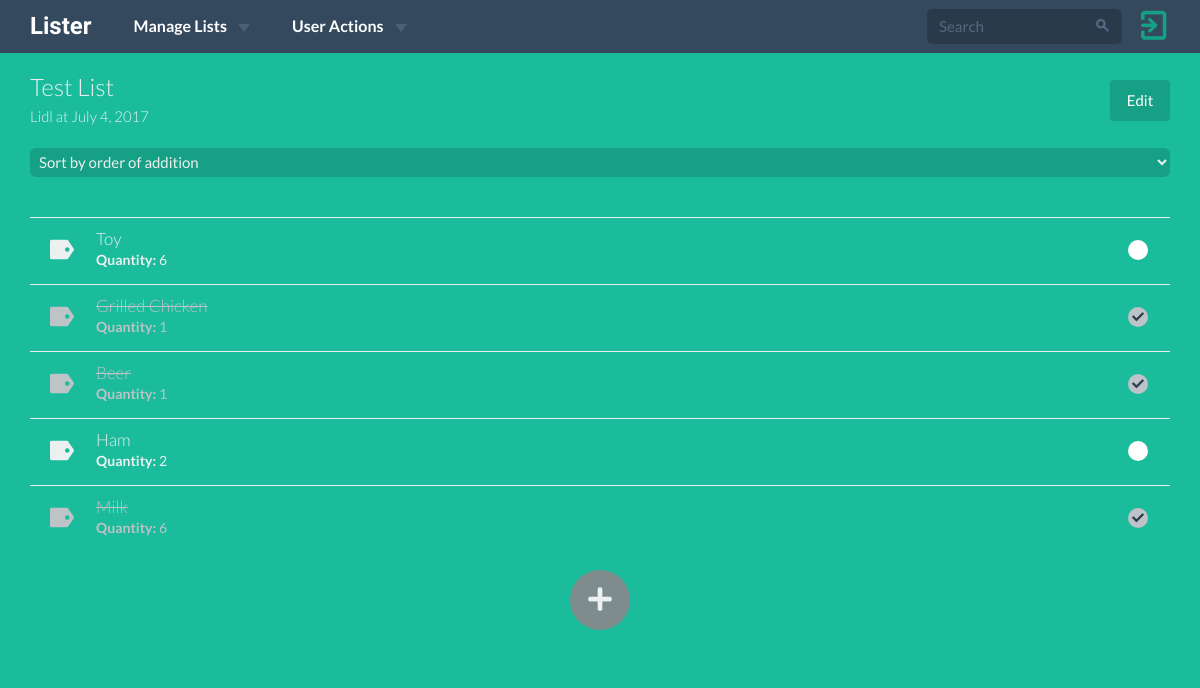
The page /lists/6/ (signed in) on the database its author committed.
### lists/models.py (models this page shows, shortened)
class ShoppingList(models.Model):
    name = models.CharField(max_length=15)
    user = models.ForeignKey(User, on_delete=models.CASCADE)
    shop = models.CharField(max_length=15)
    date = models.DateField()
    timestamp = models.DateTimeField(auto_now_add=True, auto_now=False)
    archived = models.BooleanField(default=False)
    @property
    def shopping_items(self):
        shopping_items = ShoppingItem.objects.filter(shopping_list=self)
        return shopping_items
    class Meta:
        ordering = ['-date']

class ShoppingItem(models.Model):
    name = models.CharField(max_length=30, blank=True, null=True)
    item = models.ForeignKey(Item, on_delete=models.CASCADE,
                             null=True, blank=True)
    shopping_list = models.ForeignKey('ShoppingList', on_delete=models.CASCADE)
    quantity = models.PositiveSmallIntegerField(default=1)
    bought = models.BooleanField(default=False)
    class Meta:
        ordering = ['-pk']

### lists/views.py (the view)
# urls.py: url(r'^(?P<pk>\d+)/$', views.ShoppingListDetailView.as_view(),
class ShoppingListDetailView(View):
    def get(self, request, pk):
        template = 'lists/shopping_list_detail.html'
        shopping_list = get_object_or_404(ShoppingList, pk=pk)
        shopping_items = shopping_list.shopping_items
        sort_request = request.GET.get('sort_by')
        if sort_request == 'name':
            shopping_items = shopping_items.order_by('name')
        elif sort_request == 'category':
            shopping_items = shopping_items.order_by('item__category')
        elif sort_request == 'bought':
            shopping_items = shopping_items.order_by('bought')
        context = {
            'shopping_list': shopping_list,
            'shopping_items': shopping_items,
        }
        if shopping_list.user == request.user:
            return render(request, template, context)
        return redirect('main:main_page_view')

### lists/templates/lists/shopping_list_detail.html (shortened to what this page needs)
{% extends 'base.html' %} {% block head_title %}List {{ list.name }} {% endblock %} {% block content %} {% load staticfiles %}
<div class="detail-wrapper">
    <div class="container">
        <div class="row">
            <div class="col-md-12 list-info">
                <h6>{{ shopping_list.name }}</h6>
                <p class="list-desc"><small>{{ shopping_list.shop }} at {{ shopping_list.date }}</small></p>
                <a href="{% url 'lists:edit_shopping_list_view' pk=shopping_list.pk %}" class="btn btn-block btn-primary btn-edit">Edit</a>
            </div>
        </div>
        <div class="row">
            <div class="col-sm-12">
                <select id="list-sort" class="form-control select select-primary select-block mbl">
                    <option value="pk">Sort by order of addition</option>
                </select>
            </div>
            <div class="col-md-12 col-xs-12">
                <div class="todo list-items">
                    <ul>
                        {% for item in shopping_items %}
                        <li class="list-item {% if item.bought %} todo-done {% endif %}" list-item-pk="{{item.pk}}">
                            <div class="todo-icon fui-tag"></div>
                            <div class="todo-content">
                                <h4 class="todo-name">
                                    {{ item.name }}
                                </h4>
                                <strong>Quantity:</strong> {{ item.quantity }}
                            </div>
                        </li>
                        {% endfor %}
                    </ul>
                </div>
            </div>
        </div>
        <a href="{% url 'lists:add_items_to_list_view' pk=shopping_list.pk %}">
            <div class="add-items-plus">
            </div>
        </a>
    </div>
</div>
{% endblock %}

### static/css/custom.css (style rules this page uses)
html, body { height: 100%; width: 100%; padding: 0; margin: 0; }
.todo-icon { padding: 7px 22px 0 0; }
.todo-name { font-weight: 300; color: inherit; }
.detail-wrapper { color: #ECF0F1; display: block; min-height: 100%; background: #1ABC9C; }
.detail-wrapper h6 { font-weight: 300; margin-top: 0px; }
.list-info { margin-top: 75px; }
.detail-wrapper #list-sort { padding: 5px; margin-bottom: 40px; width: 100%; color: #ECF0F1; background: #16A085; }
.btn-edit { width: 60px; position: absolute; top: 5px; right: 15px; background: #16A085; }
.list-desc { margin-top: -15px; font-weight: 300; }
.todo ul { background-color: inherit; }
.todo .list-item { color: #ECF0F1; padding: 10px 20px; height: 65px; border-top: 1px solid #ECF0F1; }
.todo li { background-color: inherit; transition: 0.25s; }
.todo li:last-child { border-radius: 0; }
.todo li.todo-done, .todo li.todo-done .todo-name { color: #BDC3C7; transition: 0.25s; }
.todo li.todo-done .todo-name { text-decoration: line-through }
.todo li.todo-done:after { background: #BDC3C7; }
.add-items-plus:after { content: "\e608"; color: #ECF0F1; display: block; width: 60px; height: 60px; background: #7F8C8D; margin: auto; border-radius: 50%; font-family: 'Flat-UI-Icons'; text-align: center; font-size: 25px; line-height: 60px; font-style: normal; font-weight: normal; font-variant: normal; text-transform: none; -webkit-font-smoothing: antialiased; transition: 0.25s ease-in-out; }
.add-items-plus { width: 60px; height: 60px; margin-left: auto; margin-right: auto; margin-bottom: 30px; }

### rows shown on the page
ShoppingList: name "Test List", shop "Lidl", date "July 4, 2017"
ShoppingItem: name "Toy", quantity "6"
ShoppingItem: name "Grilled Chicken", quantity "1"
ShoppingItem: name "Beer", quantity "1"
ShoppingItem: name "Ham", quantity "2"
ShoppingItem: name "Milk", quantity "6"
